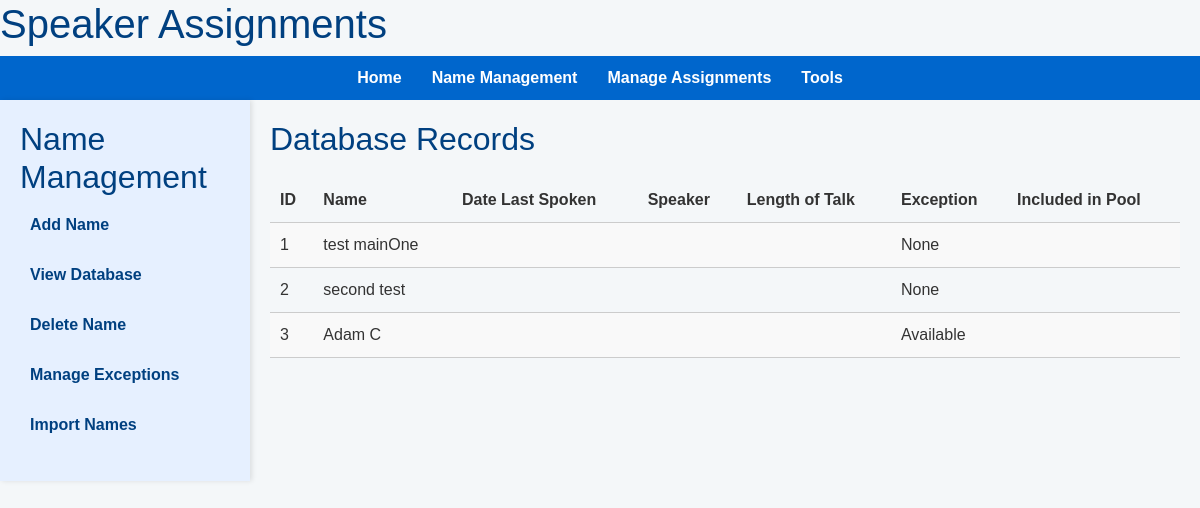
Before: /name_management/view with the older database file.
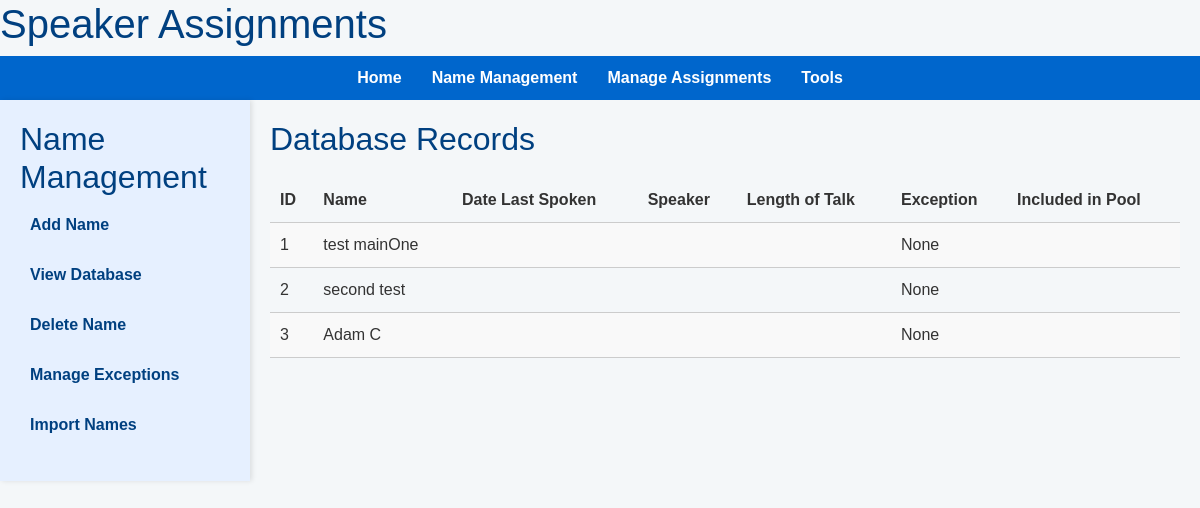
After: the same page with the newer database file.
### app/models.py (models this page shows)
class Record(db.Model):
    id = db.Column(db.Integer, primary_key=True)
    name = db.Column(db.String(80), unique=True, nullable=False)
    exception = db.Column(db.String(20), nullable=True)
    assignments = db.relationship('TalkAssignment', backref='speaker', lazy=True)

### app/routes/name_management.py (the view)
@bp.route('/view', methods=['GET'])
def view_database():
    records = Record.query.all()
    return render_template('view_database.html', records=records)

### app/templates/view_database.html
{% extends "base.html" %}
{% block content %}
<h2>Database Records</h2>
<table>
    <tr>
        <th>ID</th>
        <th>Name</th>
        <th>Date Last Spoken</th>
        <th>Speaker</th>
        <th>Length of Talk</th>
        <th>Exception</th>
        <th>Included in Pool</th>
    </tr>
    {% for record in records %}
    <tr>
        <td>{{ record.id }}</td>
        <td>{{ record.name }}</td>
        <td>{{ record.date_last_spoken }}</td>
        <td>{{ record.speaker_pos }}</td>
        <td>{{ record.talk_length }}</td>
        <td>{{ record.exception }}</td>
        <td>{{ record.included_in_pool }}</td>
    </tr>
    {% endfor %}
</table>
{% endblock %}

Changed rows visible on the page:
changed Record "Adam C": exception "Available" → "None"
